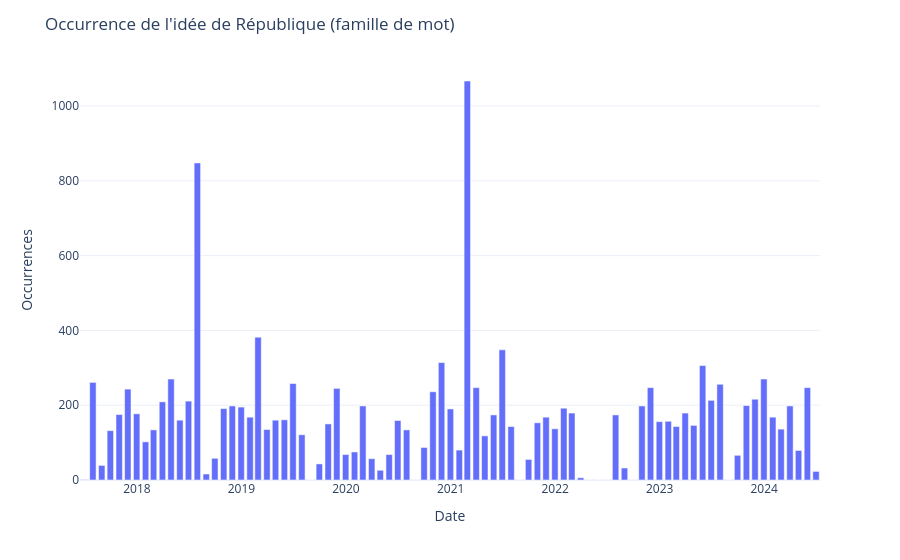

Notebook cell for this chart:
### Code cell
fig_time = px.bar(df.resample("M", on="dateSeance_day").size())

fig_time.update_layout(
    title="Occurrence de l'idée de République (famille de mot)",  # ajouter un titre
    xaxis_title="Date",
    yaxis_title="Occurrences",  # renommer les étiquettes d'axes
    template="plotly_white",  # changer le style du graphique
    showlegend=False,
)  # masquer la légende

# Afficher le graphique
fig_time.show()

### Figure 1 — Plotly figure (JSON) as saved in the notebook; plotly's stock layout.template omitted (floating-point values rounded to 4 significant figures)
{"data": [{"alignmentgroup": "True", "hovertemplate": "variable=0<br>dateSeance_day=%{x}<br>value=%{y}<extra></extra>", "legendgroup": "0", "marker": {"color": "#636efa", "pattern": {"shape": ""}}, "name": "0", "offsetgroup": "0", "orientation": "v", "showlegend": true, "textposition": "auto", "type": "bar", "x": ["2017-06-30T00:00:00", "2017-07-31T00:00:00", "2017-08-31T00:00:00", "2017-09-30T00:00:00", "2017-10-31T00:00:00", "2017-11-30T00:00:00", "2017-12-31T00:00:00", "2018-01-31T00:00:00", "2018-02-28T00:00:00", "2018-03-31T00:00:00", "2018-04-30T00:00:00", "2018-05-31T00:00:00", "2018-06-30T00:00:00", "2018-07-31T00:00:00", "2018-08-31T00:00:00", "2018-09-30T00:00:00", "2018-10-31T00:00:00", "2018-11-30T00:00:00", "2018-12-31T00:00:00", "2019-01-31T00:00:00", "2019-02-28T00:00:00", "2019-03-31T00:00:00", "2019-04-30T00:00:00", "2019-05-31T00:00:00", "2019-06-30T00:00:00", "2019-07-31T00:00:00", "2019-08-31T00:00:00", "2019-09-30T00:00:00", "2019-10-31T00:00:00", "2019-11-30T00:00:00", "2019-12-31T00:00:00", "2020-01-31T00:00:00", "2020-02-29T00:00:00", "2020-03-31T00:00:00", "2020-04-30T00:00:00", "2020-05-31T00:00:00", "2020-06-30T00:00:00", "2020-07-31T00:00:00", "2020-08-31T00:00:00", "2020-09-30T00:00:00", "2020-10-31T00:00:00", "2020-11-30T00:00:00", "2020-12-31T00:00:00", "2021-01-31T00:00:00", "2021-02-28T00:00:00", "2021-03-31T00:00:00", "2021-04-30T00:00:00", "2021-05-31T00:00:00", "2021-06-30T00:00:00", "2021-07-31T00:00:00", "2021-08-31T00:00:00", "2021-09-30T00:00:00", "2021-10-31T00:00:00", "2021-11-30T00:00:00", "2021-12-31T00:00:00", "2022-01-31T00:00:00", "2022-02-28T00:00:00", "2022-03-31T00:00:00", "2022-04-30T00:00:00", "2022-05-31T00:00:00", "2022-06-30T00:00:00", "2022-07-31T00:00:00", "2022-08-31T00:00:00", "2022-09-30T00:00:00", "2022-10-31T00:00:00", "2022-11-30T00:00:00", "2022-12-31T00:00:00", "2023-01-31T00:00:00", "2023-02-28T00:00:00", "2023-03-31T00:00:00", "2023-04-30T00:00:00", "2023-05-31T00:00:00", "2023-06-30T00:00:00", "2023-07-31T00:00:00", "2023-08-31T00:00:00", "2023-09-30T00:00:00", "2023-10-31T00:00:00", "2023-11-30T00:00:00", "2023-12-31T00:00:00", "2024-01-31T00:00:00", "2024-02-29T00:00:00", "2024-03-31T00:00:00", "2024-04-30T00:00:00", "2024-05-31T00:00:00", "2024-06-30T00:00:00"], "xaxis": "x", "y": [1, 261, 39, 132, 175, 243, 177, 102, 134, 209, 270, 160, 211, 848, 16, 58, 191, 198, 195, 168, 382, 135, 160, 161, 258, 121, 0, 43, 150, 245, 68, 75, 198, 57, 26, 68, 159, 134, 0, 87, 236, 314, 190, 80, 1067, 247, 118, 174, 348, 143, 0, 55, 153, 168, 137, 192, 179, 6, 0, 0, 0, 174, 32, 0, 198, 247, 156, 157, 143, 179, 146, 306, 213, 256, 0, 66, 199, 216, 270, 168, 136, 198, 79, 247, 23], "yaxis": "y"}], "layout": {"barmode": "relative", "legend": {"title": {"text": "variable"}, "tracegroupgap": 0}, "margin": {"t": 60}, "showlegend": false, "title": {"text": "Occurrence de l'idée de République (famille de mot)"}, "xaxis": {"anchor": "y", "domain": [0, 1], "title": {"text": "Date"}}, "yaxis": {"anchor": "x", "domain": [0, 1], "title": {"text": "Occurrences"}}}}
